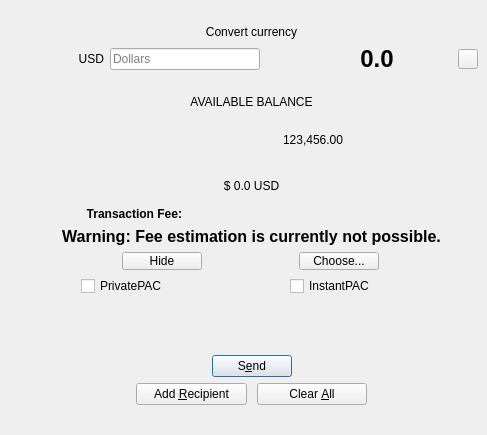
      <widget class="QWidget" name="verticalFrame_Right" native="true">
       <property name="sizePolicy">
        <sizepolicy hsizetype="Fixed" vsizetype="Preferred">
         <horstretch>0</horstretch>
         <verstretch>0</verstretch>
        </sizepolicy>
       </property>
       <property name="minimumSize">
        <size>
         <width>460</width>
         <height>0</height>
        </size>
       </property>
       <property name="maximumSize">
        <size>
         <width>510</width>
         <height>16777215</height>
        </size>
       </property>
       <property name="class" stdset="0">
        <string>container</string>
       </property>
       <layout class="QVBoxLayout" name="verticalLayout_6">
        <property name="leftMargin">
         <number>25</number>
        </property>
        <property name="topMargin">
         <number>25</number>
        </property>
        <property name="rightMargin">
         <number>9</number>
        </property>
        <property name="bottomMargin">
         <number>30</number>
        </property>
        <item>
         <layout class="QGridLayout" name="gridLayout_2">
          <item row="17" column="0">
           <layout class="QHBoxLayout" name="horizontalLayout_6">
            <property name="spacing">
             <number>0</number>
            </property>
            <item>
             <spacer name="horizontalSpacer_4">
              <property name="orientation">
               <enum>Qt::Horizontal</enum>
              </property>
              <property name="sizeType">
               <enum>QSizePolicy::MinimumExpanding</enum>
              </property>
              <property name="sizeHint" stdset="0">
               <size>
                <width>15</width>
                <height>20</height>
               </size>
              </property>
             </spacer>
            </item>
            <item>
             <widget class="QPushButton" name="addButton">
              <property name="sizePolicy">
               <sizepolicy hsizetype="Expanding" vsizetype="Fixed">
                <horstretch>0</horstretch>
                <verstretch>0</verstretch>
               </sizepolicy>
              </property>
              <property name="minimumSize">
               <size>
                <width>0</width>
                <height>0</height>
               </size>
              </property>
              <property name="maximumSize">
               <size>
                <width>170</width>
                <height>16777215</height>
               </size>
              </property>
              <property name="toolTip">
               <string>Send to multiple recipients at once</string>
              </property>
              <property name="text">
               <string>Add &amp;Recipient</string>
              </property>
              <property name="autoDefault">
               <bool>false</bool>
              </property>
             </widget>
            </item>
            <item>
             <spacer name="horizontalSpacer_18">
              <property name="orientation">
               <enum>Qt::Horizontal</enum>
              </property>
              <property name="sizeType">
               <enum>QSizePolicy::Fixed</enum>
              </property>
              <property name="sizeHint" stdset="0">
               <size>
                <width>10</width>
                <height>20</height>
               </size>
              </property>
             </spacer>
            </item>
            <item>
             <widget class="QPushButton" name="clearButton">
              <property name="sizePolicy">
               <sizepolicy hsizetype="Expanding" vsizetype="Fixed">
                <horstretch>0</horstretch>
                <verstretch>0</verstretch>
               </sizepolicy>
              </property>
              <property name="minimumSize">
               <size>
                <width>0</width>
                <height>0</height>
               </size>
              </property>
              <property name="maximumSize">
               <size>
                <width>170</width>
                <height>16777215</height>
               </size>
              </property>
              <property name="toolTip">
               <string>Clear all fields of the form.</string>
              </property>
              <property name="text">
               <string>Clear &amp;All</string>
              </property>
              <property name="autoDefault">
               <bool>false</bool>
              </property>
             </widget>
            </item>
            <item>
             <spacer name="horizontalSpacer_16">
              <property name="orientation">
               <enum>Qt::Horizontal</enum>
              </property>
              <property name="sizeType">
               <enum>QSizePolicy::MinimumExpanding</enum>
              </property>
              <property name="sizeHint" stdset="0">
               <size>
                <width>15</width>
                <height>20</height>
               </size>
              </property>
             </spacer>
            </item>
           </layout>
          </item>
          <item row="2" column="0">
           <widget class="QLabel" name="label">
            <property name="sizePolicy">
             <sizepolicy hsizetype="Minimum" vsizetype="Fixed">
              <horstretch>0</horstretch>
              <verstretch>0</verstretch>
             </sizepolicy>
            </property>
            <property name="minimumSize">
             <size>
              <width>100</width>
              <height>15</height>
             </size>
            </property>
            <property name="text">
             <string>AVAILABLE BALANCE</string>
            </property>
            <property name="alignment">
             <set>Qt::AlignCenter</set>
            </property>
            <property name="class" stdset="0">
             <string>titleLabel</string>
            </property>
           </widget>
          </item>
          <item row="11" column="0">
           <spacer name="verticalSpacer_8">
            <property name="orientation">
             <enum>Qt::Vertical</enum>
            </property>
            <property name="sizeHint" stdset="0">
             <size>
              <width>20</width>
              <height>40</height>
             </size>
            </property>
           </spacer>
          </item>
          <item row="0" column="0">
           <layout class="QVBoxLayout" name="verticalLayout_CurrencyConvetion">
            <item>
             <widget class="QLabel" name="label_6">
              <property name="sizePolicy">
               <sizepolicy hsizetype="Expanding" vsizetype="Preferred">
                <horstretch>0</horstretch>
                <verstretch>0</verstretch>
               </sizepolicy>
              </property>
              <property name="text">
               <string>Convert currency</string>
              </property>
              <property name="alignment">
               <set>Qt::AlignCenter</set>
              </property>
              <property name="class" stdset="0">
               <string>titleLabel</string>
              </property>
             </widget>
            </item>
            <item>
             <layout class="QHBoxLayout" name="horizontalLayout_Convertion">
              <item>
               <widget class="QLabel" name="label_7">
                <property name="text">
                 <string>USD</string>
                </property>
                <property name="alignment">
                 <set>Qt::AlignRight|Qt::AlignTrailing|Qt::AlignVCenter</set>
                </property>
               </widget>
              </item>
              <item>
               <widget class="QLineEdit" name="lineConvertCurrency">
                <property name="sizePolicy">
                 <sizepolicy hsizetype="Preferred" vsizetype="Fixed">
                  <horstretch>0</horstretch>
                  <verstretch>0</verstretch>
                 </sizepolicy>
                </property>
                <property name="minimumSize">
                 <size>
                  <width>150</width>
                  <height>0</height>
                 </size>
                </property>
                <property name="placeholderText">
                 <string>Dollars</string>
                </property>
                <property name="class" stdset="0">
                 <string>LineEditSmall</string>
                </property>
               </widget>
              </item>
              <item>
               <layout class="QHBoxLayout" name="horizontalLayout_12">
                <item>
                 <widget class="QLabel" name="iconLabelConvertedCurrency">
                  <property name="sizePolicy">
                   <sizepolicy hsizetype="Fixed" vsizetype="Preferred">
                    <horstretch>0</horstretch>
                    <verstretch>0</verstretch>
                   </sizepolicy>
                  </property>
                  <property name="minimumSize">
                   <size>
                    <width>30</width>
                    <height>0</height>
                   </size>
                  </property>
                  <property name="text">
                   <string/>
                  </property>
                  <property name="alignment">
                   <set>Qt::AlignRight|Qt::AlignTrailing|Qt::AlignVCenter</set>
                  </property>
                 </widget>
                </item>
                <item>
                 <widget class="QLabel" name="labelConvertionUSD">
                  <property name="sizePolicy">
                   <sizepolicy hsizetype="Preferred" vsizetype="Preferred">
                    <horstretch>0</horstretch>
                    <verstretch>0</verstretch>
                   </sizepolicy>
                  </property>
                  <property name="minimumSize">
                   <size>
                    <width>150</width>
                    <height>0</height>
                   </size>
                  </property>
                  <property name="font">
                   <font>
                    <pointsize>18</pointsize>
                    <weight>75</weight>
                    <bold>true</bold>
                   </font>
                  </property>
                  <property name="text">
                   <string>0.0</string>
                  </property>
                  <property name="alignment">
                   <set>Qt::AlignCenter</set>
                  </property>
                  <property name="textInteractionFlags">
                   <set>Qt::LinksAccessibleByMouse|Qt::TextSelectableByMouse</set>
                  </property>
                 </widget>
                </item>
                <item>
                 <widget class="QPushButton" name="copyPacs">
                  <property name="sizePolicy">
                   <sizepolicy hsizetype="Fixed" vsizetype="Fixed">
                    <horstretch>0</horstretch>
                    <verstretch>0</verstretch>
                   </sizepolicy>
                  </property>
                  <property name="maximumSize">
                   <size>
                    <width>20</width>
                    <height>20</height>
                   </size>
                  </property>
                  <property name="toolTip">
                   <string>Copy PACs</string>
                  </property>
                  <property name="styleSheet">
                   <string notr="true">border-image: url(:/icons/pac/editcopy);</string>
                  </property>
                  <property name="text">
                   <string/>
                  </property>
                  <property name="class" stdset="0">
                   <string>QuickButton</string>
                  </property>
                 </widget>
                </item>
               </layout>
              </item>
             </layout>
            </item>
           </layout>
          </item>
          <item row="15" column="0">
           <layout class="QHBoxLayout" name="horizontalLayout_9">
            <item>
             <spacer name="horizontalSpacer_20">
              <property name="orientation">
               <enum>Qt::Horizontal</enum>
              </property>
              <property name="sizeType">
               <enum>QSizePolicy::MinimumExpanding</enum>
              </property>
              <property name="sizeHint" stdset="0">
               <size>
                <width>15</width>
                <height>20</height>
               </size>
              </property>
             </spacer>
            </item>
            <item>
             <widget class="QPushButton" name="sendButton">
              <property name="sizePolicy">
               <sizepolicy hsizetype="Fixed" vsizetype="Fixed">
                <horstretch>0</horstretch>
                <verstretch>0</verstretch>
               </sizepolicy>
              </property>
              <property name="minimumSize">
               <size>
                <width>0</width>
                <height>0</height>
               </size>
              </property>
              <property name="maximumSize">
               <size>
                <width>16777215</width>
                <height>16777215</height>
               </size>
              </property>
              <property name="toolTip">
               <string>Confirm the send action</string>
              </property>
              <property name="text">
               <string>S&amp;end</string>
              </property>
              <property name="autoDefault">
               <bool>false</bool>
              </property>
              <property name="default">
               <bool>true</bool>
              </property>
              <property name="class" stdset="0">
               <string>accentButton</string>
              </property>
             </widget>
            </item>
            <item>
             <spacer name="horizontalSpacer_21">
              <property name="orientation">
               <enum>Qt::Horizontal</enum>
              </property>
              <property name="sizeType">
               <enum>QSizePolicy::MinimumExpanding</enum>
              </property>
              <property name="sizeHint" stdset="0">
               <size>
                <width>15</width>
                <height>20</height>
               </size>
              </property>
             </spacer>
            </item>
           </layout>
          </item>
          <item row="3" column="0">
           <layout class="QHBoxLayout" name="horizontalLayout_5">
            <property name="spacing">
             <number>0</number>
            </property>
            <item>
             <spacer name="horizontalSpacer_13">
              <property name="orientation">
               <enum>Qt::Horizontal</enum>
              </property>
              <property name="sizeType">
               <enum>QSizePolicy::Preferred</enum>
              </property>
              <property name="sizeHint" stdset="0">
               <size>
                <width>40</width>
                <height>20</height>
               </size>
              </property>
             </spacer>
            </item>
            <item>
             <widget class="QLabel" name="iconLabelAvailableBalance">
              <property name="sizePolicy">
               <sizepolicy hsizetype="Fixed" vsizetype="Minimum">
                <horstretch>0</horstretch>
                <verstretch>0</verstretch>
               </sizepolicy>
              </property>
              <property name="minimumSize">
               <size>
                <width>30</width>
                <height>30</height>
               </size>
              </property>
              <property name="styleSheet">
               <string notr="true"/>
              </property>
              <property name="text">
               <string/>
              </property>
              <property name="alignment">
               <set>Qt::AlignCenter</set>
              </property>
              <property name="class" stdset="0">
               <string>labelPacIcon</string>
              </property>
             </widget>
            </item>
            <item>
             <widget class="QLabel" name="labelBalance">
              <property name="sizePolicy">
               <sizepolicy hsizetype="Fixed" vsizetype="Fixed">
                <horstretch>0</horstretch>
                <verstretch>0</verstretch>
               </sizepolicy>
              </property>
              <property name="minimumSize">
               <size>
                <width>0</width>
                <height>50</height>
               </size>
              </property>
              <property name="locale">
               <locale language="English" country="UnitedStates"/>
              </property>
              <property name="text">
               <string>123,456.00</string>
              </property>
              <property name="class" stdset="0">
               <string>pacCoinsLabel</string>
              </property>
             </widget>
            </item>
            <item>
             <spacer name="horizontalSpacer_14">
              <property name="orientation">
               <enum>Qt::Horizontal</enum>
              </property>
              <property name="sizeType">
               <enum>QSizePolicy::Preferred</enum>
              </property>
              <property name="sizeHint" stdset="0">
               <size>
                <width>40</width>
                <height>20</height>
               </size>
              </property>
             </spacer>
            </item>
           </layout>
          </item>
          <item row="10" column="0">
           <layout class="QHBoxLayout" name="horizontalLayout_7">
            <property name="spacing">
             <number>3</number>
            </property>
            <item>
             <widget class="QCheckBox" name="checkUsePrivateSend">
              <property name="sizePolicy">
               <sizepolicy hsizetype="Fixed" vsizetype="Fixed">
                <horstretch>0</horstretch>
                <verstretch>0</verstretch>
               </sizepolicy>
              </property>
              <property name="minimumSize">
               <size>
                <width>150</width>
                <height>0</height>
               </size>
              </property>
              <property name="toolTip">
               <string>Private PAC</string>
              </property>
              <property name="styleSheet">
               <string notr="true"/>
              </property>
              <property name="text">
               <string>PrivatePAC</string>
              </property>
              <property name="checked">
               <bool>false</bool>
              </property>
              <property name="tristate">
               <bool>false</bool>
              </property>
             </widget>
            </item>
            <item>
             <widget class="QCheckBox" name="checkUseInstantSend">
              <property name="enabled">
               <bool>true</bool>
              </property>
              <property name="sizePolicy">
               <sizepolicy hsizetype="Fixed" vsizetype="Fixed">
                <horstretch>0</horstretch>
                <verstretch>0</verstretch>
               </sizepolicy>
              </property>
              <property name="minimumSize">
               <size>
                <width>130</width>
                <height>0</height>
               </size>
              </property>
              <property name="toolTip">
               <string>Instant PAC</string>
              </property>
              <property name="text">
               <string>InstantPAC</string>
              </property>
             </widget>
            </item>
           </layout>
          </item>
          <item row="6" column="0">
           <layout class="QHBoxLayout" name="horizontalLayoutSmartFee">
            <property name="spacing">
             <number>10</number>
            </property>
            <item>
             <widget class="QLabel" name="labelFeeHeadline">
              <property name="sizePolicy">
               <sizepolicy hsizetype="Preferred" vsizetype="Fixed">
                <horstretch>0</horstretch>
                <verstretch>0</verstretch>
               </sizepolicy>
              </property>
              <property name="font">
               <font>
                <weight>75</weight>
                <bold>true</bold>
               </font>
              </property>
              <property name="styleSheet">
               <string notr="true">font-weight:bold;</string>
              </property>
              <property name="text">
               <string>Transaction Fee: </string>
              </property>
              <property name="alignment">
               <set>Qt::AlignCenter</set>
              </property>
             </widget>
            </item>
            <item>
             <widget class="QLabel" name="labelFeeMinimized">
              <property name="sizePolicy">
               <sizepolicy hsizetype="Preferred" vsizetype="Fixed">
                <horstretch>0</horstretch>
                <verstretch>0</verstretch>
               </sizepolicy>
              </property>
              <property name="text">
               <string/>
              </property>
             </widget>
            </item>
           </layout>
          </item>
          <item row="1" column="0">
           <spacer name="verticalSpacer_9">
            <property name="orientation">
             <enum>Qt::Vertical</enum>
            </property>
            <property name="sizeType">
             <enum>QSizePolicy::Fixed</enum>
            </property>
            <property name="sizeHint" stdset="0">
             <size>
              <width>20</width>
              <height>15</height>
             </size>
            </property>
           </spacer>
          </item>
          <item row="8" column="0">
           <layout class="QHBoxLayout" name="horizontalLayout_8">
            <property name="spacing">
             <number>0</number>
            </property>
            <item>
             <widget class="QPushButton" name="buttonMinimizeFee">
              <property name="maximumSize">
               <size>
                <width>80</width>
                <height>18</height>
               </size>
              </property>
              <property name="toolTip">
               <string>collapse fee-settings</string>
              </property>
              <property name="text">
               <string>Hide</string>
              </property>
              <property name="class" stdset="0">
               <string>linkButton</string>
              </property>
             </widget>
            </item>
            <item>
             <widget class="QPushButton" name="buttonChooseFee">
              <property name="sizePolicy">
               <sizepolicy hsizetype="Preferred" vsizetype="Fixed">
                <horstretch>0</horstretch>
                <verstretch>0</verstretch>
               </sizepolicy>
              </property>
              <property name="maximumSize">
               <size>
                <width>80</width>
                <height>18</height>
               </size>
              </property>
              <property name="text">
               <string>Choose...</string>
              </property>
              <property name="class" stdset="0">
               <string>linkButton</string>
              </property>
             </widget>
            </item>
           </layout>
          </item>
          <item row="14" column="0">
           <spacer name="verticalSpacer_7">
            <property name="orientation">
             <enum>Qt::Vertical</enum>
            </property>
            <property name="sizeType">
             <enum>QSizePolicy::Fixed</enum>
            </property>
            <property name="sizeHint" stdset="0">
             <size>
              <width>453</width>
              <height>13</height>
             </size>
            </property>
           </spacer>
          </item>
          <item row="4" column="0">
           <widget class="QLabel" name="labelAvailableUSD">
            <property name="sizePolicy">
             <sizepolicy hsizetype="Preferred" vsizetype="Fixed">
              <horstretch>0</horstretch>
              <verstretch>0</verstretch>
             </sizepolicy>
            </property>
            <property name="minimumSize">
             <size>
              <width>0</width>
              <height>30</height>
             </size>
            </property>
            <property name="text">
             <string>$ 0.0 USD</string>
            </property>
            <property name="alignment">
             <set>Qt::AlignCenter</set>
            </property>
            <property name="class" stdset="0">
             <string>usdLabel</string>
            </property>
           </widget>
          </item>
          <item row="7" column="0">
           <widget class="QLabel" name="fallbackFeeWarningLabel">
            <property name="sizePolicy">
             <sizepolicy hsizetype="Preferred" vsizetype="Fixed">
              <horstretch>0</horstretch>
              <verstretch>0</verstretch>
             </sizepolicy>
            </property>
            <property name="font">
             <font>
              <pointsize>12</pointsize>
              <weight>75</weight>
              <bold>true</bold>
             </font>
            </property>
            <property name="toolTip">
             <string>Using the fallbackfee can result in sending a transaction that will take several hours or days (or never) to confirm. Consider choosing your fee manually or wait until your have validated the complete chain.</string>
            </property>
            <property name="text">
             <string>Warning: Fee estimation is currently not possible.</string>
            </property>
            <property name="alignment">
             <set>Qt::AlignCenter</set>
            </property>
            <property name="wordWrap">
             <bool>true</bool>
            </property>
           </widget>
          </item>
         </layout>
        </item>
       </layout>
      </widget>
